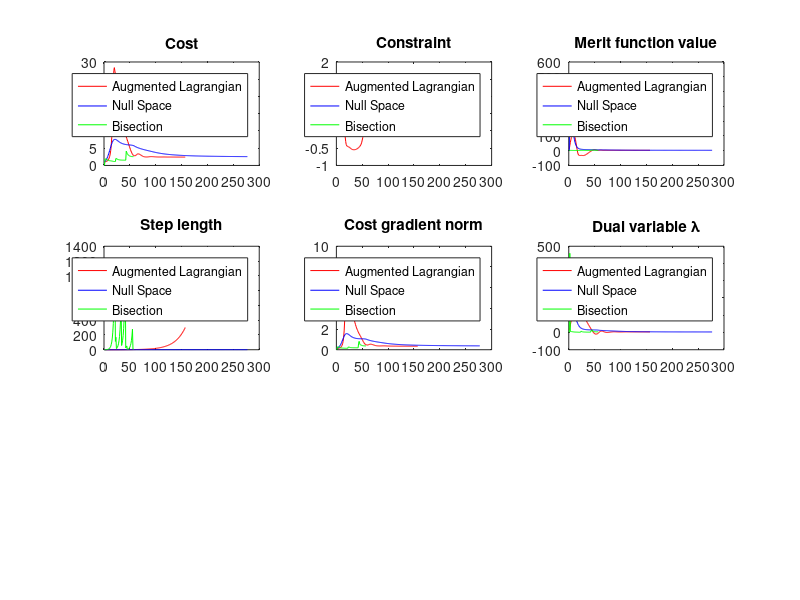

The MATLAB script that drew this image:
%% OPTIMIZERS VARIABLES COMPARISON 40x40 MESH %%

load("AugLagrangianVariables.mat");
cost.Lag  = c;
it.Lag    = 1:length(c);
merit.Lag = m;
const.Lag = h;
tau.Lag   = t;
grad.Lag  = g;
dual.Lag  = d;

load("NullSpaceVariables.mat");
cost.Null  = c;
it.Null    = 1:length(cost.Null);
merit.Null = m;
const.Null = h;
tau.Null   = t;
grad.Null  = g;
dual.Null   = d;

load("BisectionVariables.mat");
cost.Bis  = c;
it.Bis    = 1:length(c);
merit.Bis = m;
const.Bis = h;
tau.Bis   = t;
grad.Bis  = g;
dual.Bis  = d;

figure(1)
hold on
subplot(3,3,1)
plot(it.Lag,cost.Lag,"red",it.Null,cost.Null,"blue",it.Bis,cost.Bis,"green")
title('Cost')
legend('Augmented Lagrangian', 'Null Space', 'Bisection')
subplot(3,3,2)
plot(it.Lag,const.Lag,"red",it.Null,const.Null,"blue",it.Bis,const.Bis,"green")
title('Constraint')
legend('Augmented Lagrangian', 'Null Space', 'Bisection')
subplot(3,3,3)
plot(it.Lag,merit.Lag,"red",it.Null,merit.Null,"blue",it.Bis,merit.Bis,"green")
title('Merit function value')
legend('Augmented Lagrangian', 'Null Space', 'Bisection')
subplot(3,3,4)
plot(it.Lag,tau.Lag,"red",it.Null,tau.Null,"blue",it.Bis,tau.Bis,"green")
title('Step length')
legend('Augmented Lagrangian', 'Null Space', 'Bisection')
subplot(3,3,5)
plot(it.Lag,grad.Lag,"red",it.Null,grad.Null,"blue",it.Bis,grad.Bis,"green")
title('Cost gradient norm')
legend('Augmented Lagrangian', 'Null Space', 'Bisection')
subplot(3,3,6)
plot(it.Lag,dual.Lag,"red",it.Null,dual.Null,"blue",it.Bis,dual.Bis,"green")
title('Dual variable \lambda')
legend('Augmented Lagrangian', 'Null Space', 'Bisection')
hold off

